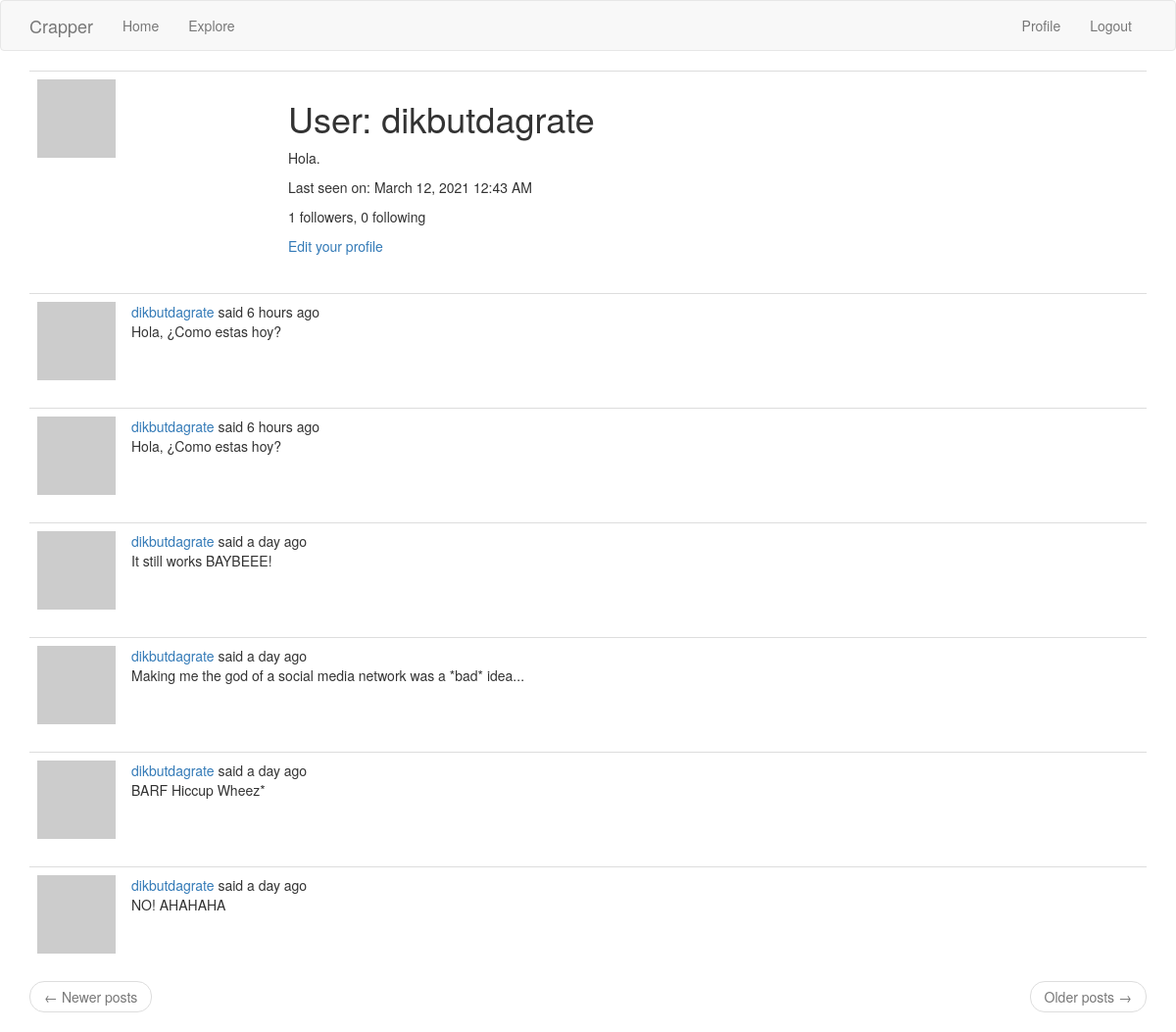
The app's page /user/dikbutdagrate (signed in) with its own data.
### app/models.py (models this page shows, shortened)
class User(UserMixin, db.Model):
    id = db.Column(db.Integer, primary_key=True)
    username = db.Column(db.String(64), index=True, unique=True)
    email = db.Column(db.String(120), index=True, unique=True)
    password_hash = db.Column(db.String(128))
    posts = db.relationship('Post', backref='author', lazy='dynamic')
    about_me = db.Column(db.String(140))
    last_seen = db.Column(db.DateTime, default=datetime.utcnow)
    followed = db.relationship(
        'User', secondary=followers,
        primaryjoin=(followers.c.follower_id == id),
        secondaryjoin=(followers.c.followed_id == id),
        backref=db.backref('followers', lazy='dynamic'), lazy='dynamic')
    def avatar(self, size):
        digest = md5(self.email.lower().encode('utf-8')).hexdigest()
        return 'https://www.gravatar.com/avatar/{}?d=identicon&s={}'.format(
            digest, size)

class Post(db.Model):
    id = db.Column(db.Integer, primary_key=True)
    body = db.Column(db.String(140))
    timestamp = db.Column(db.DateTime, index=True, default=datetime.utcnow)
    user_id = db.Column(db.Integer, db.ForeignKey('user.id'))
    language = db.Column(db.String(5))

### app/main/routes.py (the view)
@bp.route('/user/<username>')
@login_required
def user(username):
    user = User.query.filter_by(username=username).first_or_404()
    page = request.args.get('page', 1, type=int)
    posts = user.posts.order_by(Post.timestamp.desc()).paginate(
        page, current_app.config['POSTS_PER_PAGE'], False)
    next_url = url_for('main.user', username=user.username,
                       page=posts.next_num) if posts.has_next else None
    prev_url = url_for('main.user', username=user.username,
                       page=posts.prev_num) if posts.has_prev else None
    form = EmptyForm()
    return render_template('user.html', user=user, posts=posts.items,
                           next_url=next_url, prev_url=prev_url, form=form)

### app/main/routes.py (called while the page is built)
@bp.before_app_request
def before_request():
    if current_user.is_authenticated:
        current_user.last_seen = datetime.utcnow()
        db.session.commit()
    g.locale = str(get_locale())

### app/models.py (called while the page is built)
@login.user_loader
def load_user(id):
    return User.query.get(int(id))

### app/templates/user.html (shortened to what this page needs)
{% extends "base.html" %}
{% block app_content %}
    <table class="table table-hover">
        <tr>
            <td width="256px"><img src="{{ user.avatar(256) }}"></td>
            <td>
                <h1>{{ _('User') }}: {{ user.username }}</h1>
                {% if user.about_me %}<p>{{ user.about_me }}</p>{% endif %}
                {% if user.last_seen %}
                <p>{{ _('Last seen on') }}: {{ moment(user.last_seen).format('LLL') }}</p>
                {% endif %}
                <p>{{ _('%(count)d followers', count=user.followers.count()) }}, {{ _('%(count)d following', count=user.followed.count()) }}</p>
                {% if user == current_user %}
                <p><a href="{{ url_for('main.edit_profile') }}">{{ _('Edit your profile') }}</a></p>
                {% endif %}
            </td>
        </tr>
    </table>
    {% for post in posts %}
        {% include '_post.html' %}
    {% endfor %}
    <nav aria-label="...">
        <ul class="pager">
            <li class="previous{% if not prev_url %} disabled{% endif %}">
                <a href="{{ prev_url or '#' }}">
                    <span aria-hidden="true">&larr;</span> {{ _('Newer posts') }}
                </a>
            </li>
            <li class="next{% if not next_url %} disabled{% endif %}">
                <a href="{{ next_url or '#' }}">
                    {{ _('Older posts') }} <span aria-hidden="true">&rarr;</span>
                </a>
            </li>
        </ul>
    </nav>
{% endblock %}

### app/templates/base.html (shortened to what this page needs)
{% extends 'bootstrap/base.html' %}
{% block navbar %}
    <nav class="navbar navbar-default">
        <div class="container">
            <div class="navbar-header">
                <a class="navbar-brand" href="{{ url_for('main.index') }}">Crapper</a>
            </div>
            <div class="collapse navbar-collapse" id="bs-example-navbar-collapse-1">
                <ul class="nav navbar-nav">
                    <li><a href="{{ url_for('main.index') }}">{{ _('Home') }}</a></li>
                    <li><a href="{{ url_for('main.explore') }}">{{ _('Explore') }}</a></li>
                </ul>
                <ul class="nav navbar-nav navbar-right">
                    {% if current_user.is_anonymous %}
                    <li><a href="{{ url_for('auth.login') }}">{{ _('Login') }}</a></li>
                    {% else %}
                    <li><a href="{{ url_for('main.user', username=current_user.username) }}">{{ _('Profile') }}</a></li>
                    <li><a href="{{ url_for('auth.logout') }}">{{ _('Logout') }}</a></li>
                    {% endif %}
                </ul>
            </div>
        </div>
    </nav>
{% endblock %}
{% block content %}
    <div class="container">
        {% block app_content %}{% endblock %}
    </div>
{% endblock %}

### app/templates/_post.html (shortened to what this page needs)
    <table class="table table-hover">
        <tr>
            <td width="70px">
                <a href="{{ url_for('main.user', username=post.author.username) }}">
                    <img src="{{ post.author.avatar(70) }}" />
                </a>
            </td>
            <td>
                {{ _('%(username)s said %(when)s',
                    username=user_link, when=moment(post.timestamp).fromNow()) }}
                <br>
                <span id="post{{ post.id }}">{{ post.body }}</span>
            </td>
        </tr>
    </table>

### records on screen
User: username "dikbutdagrate", about_me "Hola.", last_seen "March 12, 2021 12:43 AM"
Post: body "Hola, ¿Como estas hoy?"
Post: body "Hola, ¿Como estas hoy?"
Post: body "It still works BAYBEEE!"
Post: body "Making me the god of a social media network was a *bad* idea..."
Post: body "BARF Hiccup Wheez*"
Post: body "NO! AHAHAHA"
